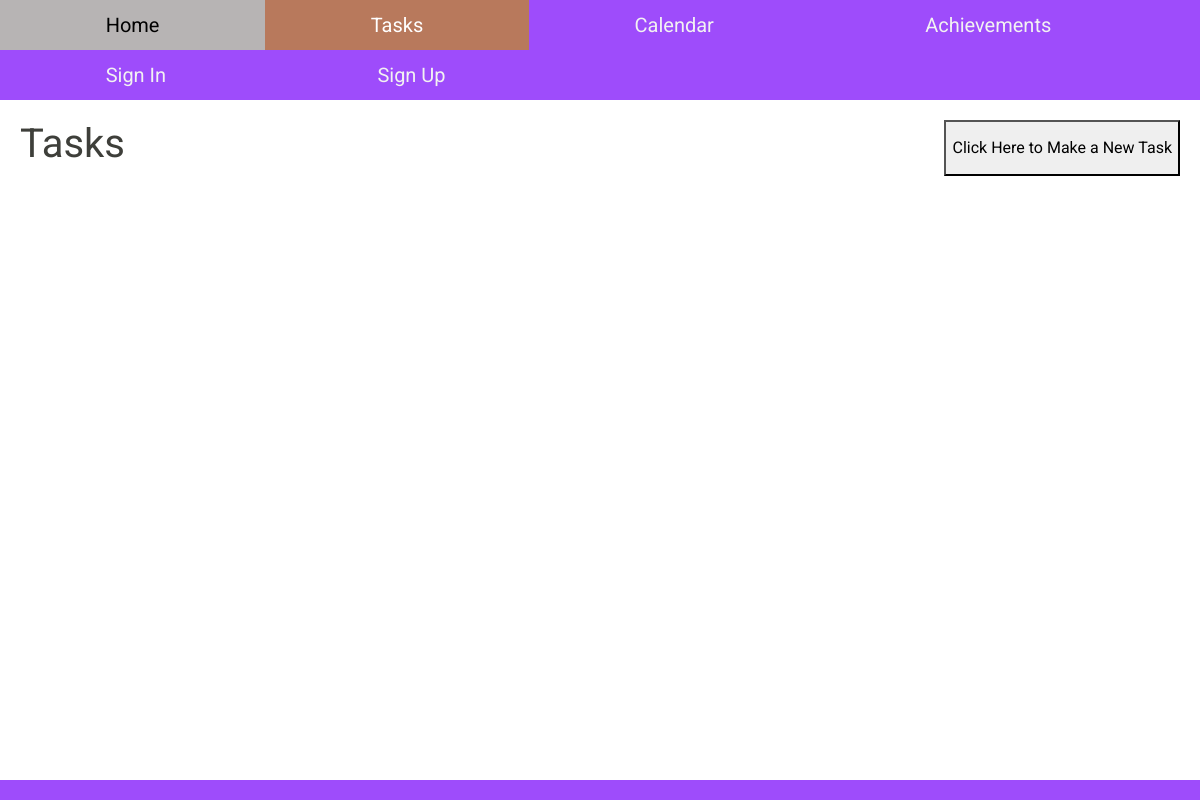
Before: /tasks/ (signed in) with the older database file.
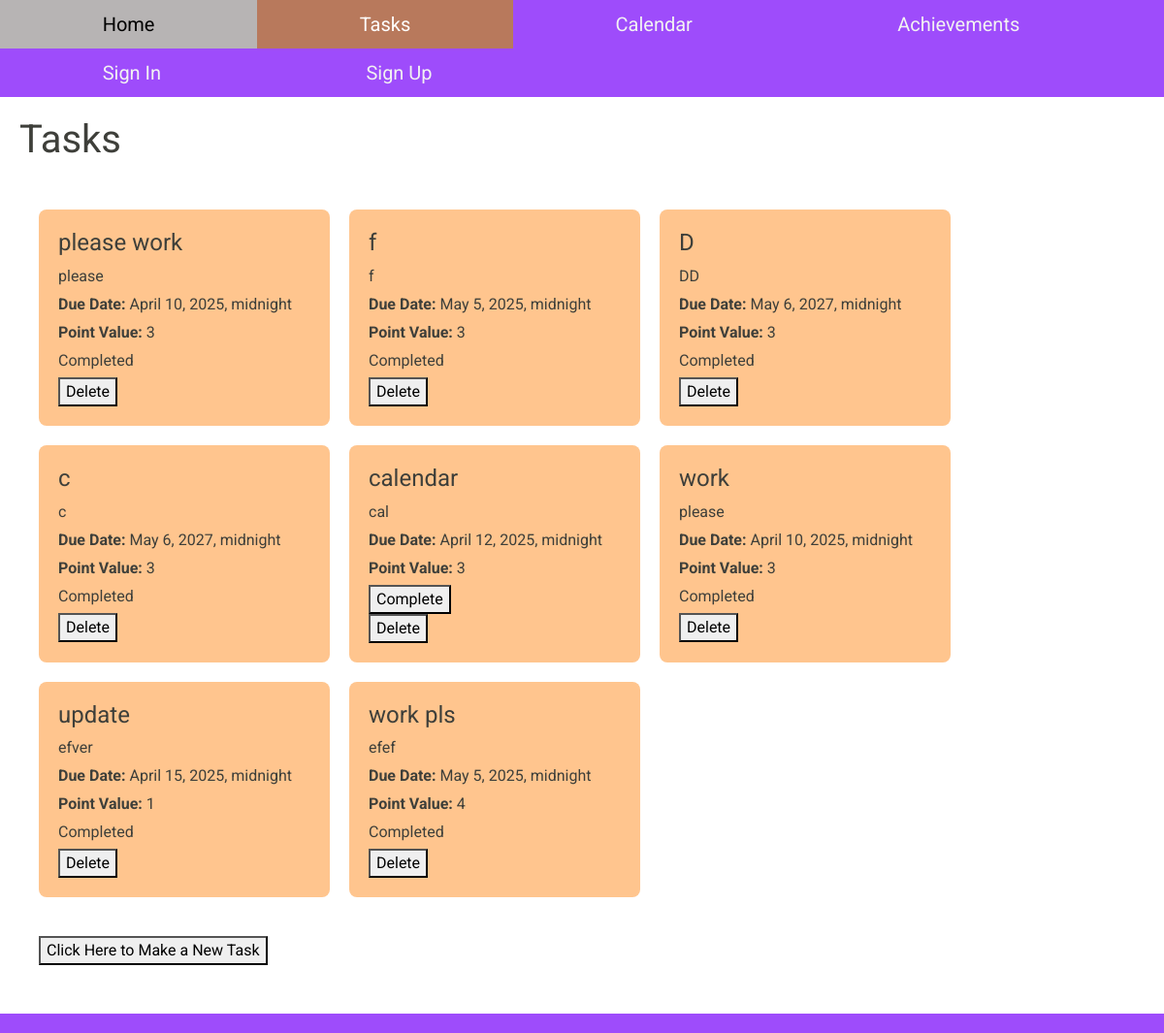
After: the same page with the newer database file.
### tasks/models.py (models this page shows, shortened)
class Task(models.Model):
    VALUE_CHOICES = [(i, str(i)) for i in range(1, 6)]
    title = models.CharField(max_length=255)
    description = models.TextField(blank=True, null=True)
    created_at = models.DateTimeField(auto_now_add=True)
    updated_at = models.DateTimeField(auto_now=True)
    due_date = models.DateTimeField(blank=True, null=True)
    completed = models.BooleanField(default=False)
    value = models.PositiveIntegerField(choices=VALUE_CHOICES, default = 3)
    user = models.ForeignKey(User, on_delete=models.CASCADE, related_name="tasks")
    calendar_date = models.ForeignKey(CalendarDate, on_delete=models.SET_NULL, null=True, blank=True, related_name='tasks')

### tasks/views.py (the view)
# urls.py: path("tasks/", include('tasks.urls')),
@login_required(login_url = "signin/")
def tasks(request):
    mytasks = Task.objects.filter(user=request.user)
    return render(request, 'all_tasks.html', {'mytasks': mytasks})

### tasks/templates/all_tasks.html (shortened to what this page needs)
{% extends "base.html" %}
{%block content%}
<div class = "tasks">
<h1>Tasks</h1>
<div class="task-list">
  {% for x in mytasks %}
    <div class="task-card">
      <h3>{{ x.title }}</h3>
      <p>{{ x.description }}</p>
      <p><strong>Due Date:</strong> {{ x.due_date }}</p>
      <p><strong>Point Value:</strong> {{ x.value }}</p>
      {% if not x.completed %}
        <form method="POST" action="{% url 'tasks:complete' x.id %}">
          <button type="submit">Complete</button>
        </form>
      {% else %}
        <p>Completed</p>
      {% endif %}
      <form method="POST" action="{% url 'tasks:delete' x.id %}">
        <button type="submit">Delete</button>
      </form>
    </div>
  {% endfor %}
</div>
<br>
<button onclick="window.location.href='new';">Click Here to Make a New Task</button>
</div>
{%endblock%}

Changed rows visible on the page:
added Task: title "please work", description "please", due_date "April 10, 2025, midnight", value "3", completed "Completed"
added Task: title "f", description "f", due_date "May 5, 2025, midnight", value "3", completed "Completed"
added Task: title "D", description "DD", due_date "May 6, 2027, midnight", value "3", completed "Completed"
added Task: title "c", description "c", due_date "May 6, 2027, midnight", value "3", completed "Completed"
added Task: title "calendar", description "cal", due_date "April 12, 2025, midnight", value "3"
added Task: title "work", description "please", due_date "April 10, 2025, midnight", value "3", completed "Completed"
added Task: title "update", description "efver", due_date "April 15, 2025, midnight", value "1", completed "Completed"
added Task: title "work pls", description "efef", due_date "May 5, 2025, midnight", value "4", completed "Completed"
